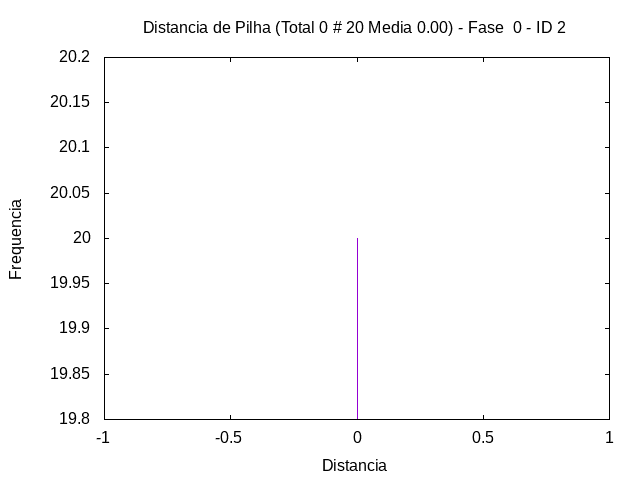

Generate this figure with gnuplot:
set term png
set output "../out/mem/internodin/-hist-0-2.png"
set style fill solid 1.0
set title "Distancia de Pilha (Total 0 # 20 Media 0.00) - Fase  0 - ID 2"
set xlabel "Distancia"
set ylabel "Frequencia"
plot [-1:1] "../out/mem/internodin/-hist-0-2.gpdat" u 3:4 w boxes t ""
